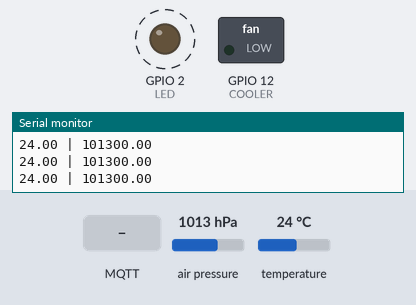
Simulated run of this program. Board: ESP32. On the bench: switched loads named in the program (green lamp = pin HIGH), output pins drawn as LEDs (lit = HIGH), the last lines printed to the serial monitor. Dashed ring = blinking. The test bench sets the inputs (shaded band); at power-on: air pressure 1013 hPa, temperature 24 °C. WiFi joins after 1.5 s; servers stay silent unless stated; no MQTT or app messages arrive unless stated.

Above: at 3.2 s.
3.3 s: MQTT message "5" arrives on the first subscribed topic
At 3.6 s:
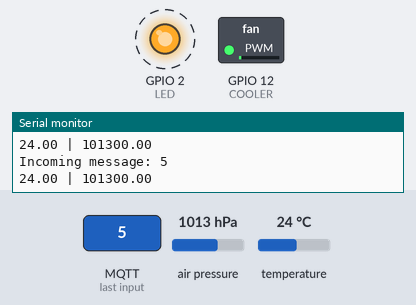
6.3 s: MQTT message "1" arrives on the first subscribed topic
At 6.9 s:
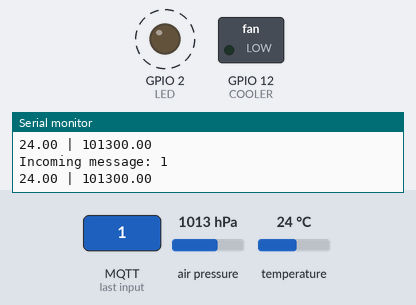
Timing chart, 0 to 15.3 s (numbered marks = the images above; inputs shaded):
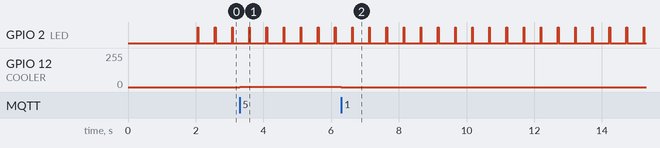

Measured:
- after the input at 3.3 s, GPIO 12 (COOLER): 0/255 → 1/255 at once
- after the input at 6.3 s, GPIO 12 (COOLER): 1/255 → 0/255 at once
- by itself, GPIO 2 (LED): alternates HIGH for 0.02 s and LOW for 0.49 s

The program:

main.cpp
```cpp
#include <Arduino.h>
#include <WiFi.h>
#include <PubSubClient.h>
#include <Adafruit_BMP085.h>
#include <SPI.h>

#define LED 2
#define COOLER 12

int dutyC = 0;
char bufferDutyc[6];

float temperature = 0;
float pressure = 0;
constexpr size_t BUFFER_SIZE = 7; // 1 char for the sign, 1 char for the decimal dot, 4 chars for the value & 1 char for null termination
char bufferTemp[BUFFER_SIZE];
char bufferPres[BUFFER_SIZE];

Adafruit_BMP085 bmp;
// Wi-Fi ssid and password
const char *ssid = "ssid";
const char *password = "password";
// Your Raspberry Pi IP, in this format
IPAddress server(192, 168, 0, 22);

// Callback function, listen to the incoming message. Running in Core 1 as standard
void callback(char *topic, byte *payload, unsigned int length)
{
  Serial.print("Incoming message: ");
  for (int i = 0; i < length; i++)
  {
    bufferDutyc[i] = (char)payload[i]; // Compose the string, char by char
  }
  dutyC = atoi(bufferDutyc); // Convert string to integer
  ledcWrite(0, dutyC);       // Set duty cycle (0-255)
  Serial.println(dutyC);
  memset(bufferDutyc, 0, 6); // Clear the buffer
}

WiFiClient esp32Client;
PubSubClient client(server, 1883, callback, esp32Client);

void startWifi()
{
  Serial.print("\nEsp32 connect with ");
  Serial.println(ssid);
  Serial.print("Starting wifi connect");
  WiFi.begin(ssid, password);
  while (WiFi.status() != WL_CONNECTED)
  {
    Serial.print(".");
    delay(1000);
  }
  Serial.print(" Connected. Esp32 IP address: ");
  Serial.println(WiFi.localIP());
}

void startBmp()
{
  Serial.print("Starting BMP180...");
  if (!bmp.begin())
  {
    Serial.println("Could not find a valid BMP180 sensor, check wiring!");
    while (1)
    {
    }
  }
}

void publishBmp(void *parameter)
{
  Serial.println("Publish BMP180...");
  while (true)
  {
    // read sensor
    temperature = bmp.readTemperature();
    pressure = bmp.readPressure();

    // publish temperature
    dtostrf(temperature, BUFFER_SIZE - 1 /*width*/, 1 /*precision*/, bufferTemp); // convert double to string
    client.publish("topic/temp", bufferTemp, BUFFER_SIZE);
    Serial.print(temperature);
    Serial.print(" | ");

    // publish pressure
    dtostrf(pressure, BUFFER_SIZE - 1 /*width*/, 1 /*precision*/, bufferPres);
    client.publish("topic/pres", bufferPres, BUFFER_SIZE);
    Serial.println(pressure);

    digitalWrite(LED, HIGH);
    vTaskDelay(20 / portTICK_PERIOD_MS);
    digitalWrite(LED, LOW);
    vTaskDelay(480 / portTICK_PERIOD_MS);
  }
}

void connectBroker()
{
  while (!client.connected())
  {
    Serial.println("Attempting broker connection...");
    if (client.connect("esp32Client", "user_broker", "password_broker"))
    {
      client.publish("topic/temp", "Ready to publish Temperature in topic/temp");
      client.publish("topic/pres", "Ready to publish Pressure in topic/pres");
      client.subscribe("topic/pwm"); // Esp32 subscribe inTopic. See callback function
      Serial.println("Broker connected!");
    }
    else
    {
      Serial.print("failed, rc=");
      Serial.print(client.state());
      Serial.println(" try again in 5 seconds");
      delay(5000);
    }
  }
}

void setup()
{
  // IO config
  pinMode(LED, OUTPUT);
  ledcSetup(0, 2000, 10);
  ledcAttachPin(COOLER, 0);

  Serial.begin(115200);
  startBmp();
  startWifi();
  connectBroker();

  // publish in core 0
  xTaskCreatePinnedToCore(publishBmp, "publishBmp", 10000, NULL, 1, NULL, 0);
}

void loop()
// running in Core 1 as standard
{
  // verify broker connection
  if (!client.connected())
  {
    connectBroker();
  }
  // keep broker connection
  client.loop();
}
```
